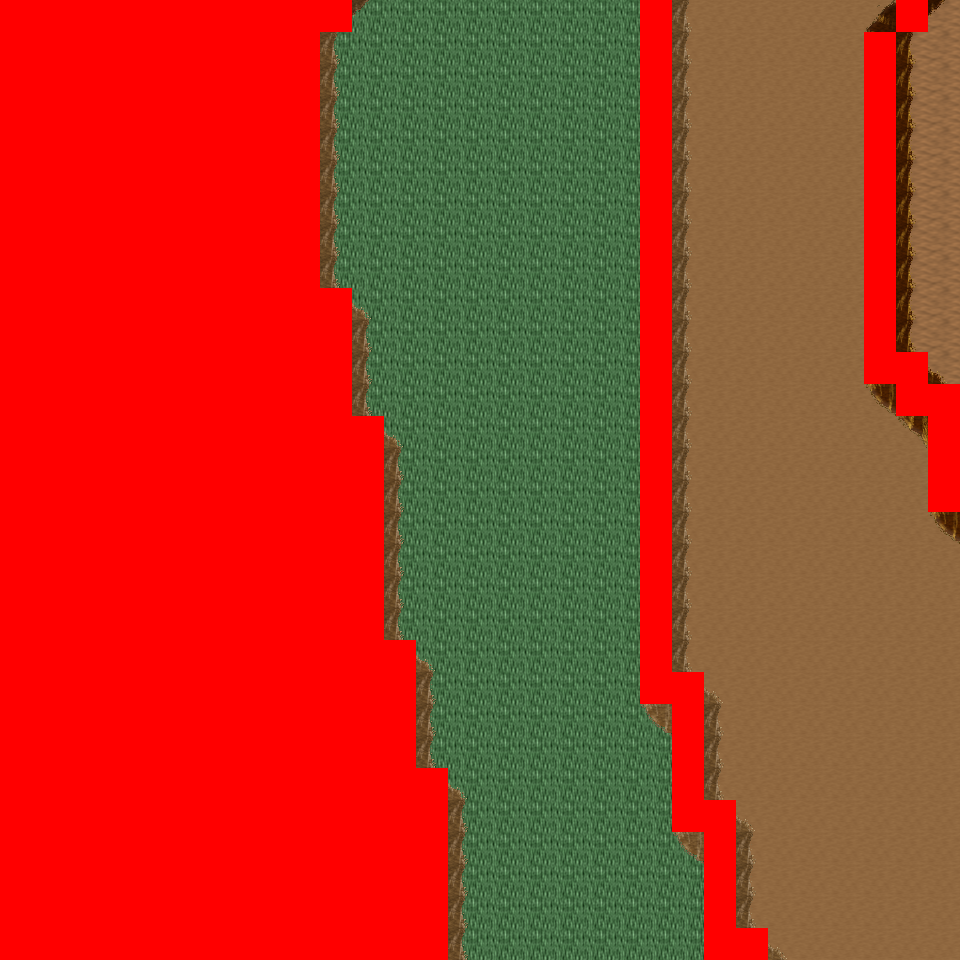

This is a level from a 2D game, rendered from its Tiled map with the project's own tilesets. A one-line summary and the map file follow, with tile-layer data summarised:
An orthogonal 30x30 tile map with 32x32 px tiles, 6 tile layers (Ground, Object, Object2, Above, ...), 8 tilesets and 7 objects (7x mapExit).

<map version="1.0" orientation="orthogonal" renderorder="right-down" width="30" height="30" tilewidth="32" tileheight="32" nextobjectid="8">
  <tileset firstgid="1" name="tileset_logic_collision" tilewidth="32" tileheight="32" tilecount="1" columns="1">
    <image source="../drawable/tileset_logic_collision.png" width="32" height="32" />
  </tileset>
  <tileset firstgid="2" name="tileset_ground_ground" tilewidth="32" tileheight="32" tilecount="33" columns="3">
    <image source="../drawable/tileset_ground_ground.png" width="96" height="352" />
  </tileset>
  <tileset firstgid="35" name="tileset_ground_ridge_earth_pale" tilewidth="32" tileheight="32" tilecount="96" columns="12">
    <image source="../drawable/tileset_ground_ridge_earth_pale.png" width="384" height="256" />
  </tileset>
  <tileset firstgid="131" name="tileset_ground_ridge_earth_dark" tilewidth="32" tileheight="32" tilecount="96" columns="12">
    <image source="../drawable/tileset_ground_ridge_earth_dark.png" width="384" height="256" />
  </tileset>
  <tileset firstgid="227" name="tileset_terrain_desert" tilewidth="32" tileheight="32" tilecount="88" columns="8">
    <image source="../drawable/tileset_terrain_desert.png" width="256" height="352" />
  </tileset>
  <tileset firstgid="315" name="tileset_plant_tree_tree_darkgreen" tilewidth="32" tileheight="32" tilecount="88" columns="8">
    <image source="../drawable/tileset_plant_tree_tree_darkgreen.png" width="256" height="352" />
  </tileset>
  <tileset firstgid="403" name="tileset_ground_sand_2" tilewidth="32" tileheight="32" tilecount="15" columns="5">
    <image source="../drawable/tileset_ground_sand_2.png" width="160" height="96" />
  </tileset>
  <tileset firstgid="418" name="tileset_plant_cactus_2" tilewidth="32" tileheight="32" tilecount="10" columns="5">
    <image source="../drawable/tileset_plant_cactus_2.png" width="160" height="64" />
  </tileset>
  <layer name="Ground" width="30" height="30">
    <data>[900 cells, 900 non-empty, 4 distinct tile ids]</data>
  </layer>
  <layer name="Object" width="30" height="30">
    <data>[900 cells, 250 non-empty, 35 distinct tile ids]</data>
  </layer>
  <layer name="Object2" width="30" height="30">
    <data>[900 cells, 0 non-empty, 0 distinct tile ids]</data>
  </layer>
  <layer name="Above" width="30" height="30">
    <data>[900 cells, 207 non-empty, 22 distinct tile ids]</data>
  </layer>
  <layer name="Above2" width="30" height="30">
    <data>[900 cells, 0 non-empty, 0 distinct tile ids]</data>
  </layer>
  <layer name="Walkable" width="30" height="30">
    <data>[900 cells, 406 non-empty, 1 distinct tile ids]</data>
  </layer>
  <objectgroup name="MapEvents">
    <object id="1" name="north" type="mapExit" x="352" y="0" width="288" height="32">
      <properties>
        <property name="map" value="level_0_x0_y111" />
        <property name="x" value="11" />
        <property name="y" value="28" />
      </properties>
    </object>
    <object id="2" name="north2" type="mapExit" x="672" y="0" width="224" height="32">
      <properties>
        <property name="map" value="level_0_x0_y111" />
        <property name="x" value="21" />
        <property name="y" value="28" />
      </properties>
    </object>
    <object id="3" name="north3" type="mapExit" x="928" y="0" width="32" height="32">
      <properties>
        <property name="map" value="level_0_x0_y111" />
        <property name="x" value="29" />
        <property name="y" value="28" />
      </properties>
    </object>
    <object id="4" name="south" type="mapExit" x="448" y="928" width="256" height="32">
      <properties>
        <property name="map" value="level_0_x0_y113" />
        <property name="x" value="14" />
        <property name="y" value="1" />
      </properties>
    </object>
    <object id="5" name="south2" type="mapExit" x="768" y="928" width="192" height="32">
      <properties>
        <property name="map" value="level_0_x0_y113" />
        <property name="x" value="24" />
        <property name="y" value="1" />
      </properties>
    </object>
    <object id="6" name="east" type="mapExit" x="928" y="0" width="32" height="384">
      <properties>
        <property name="map" value="level_0_x1_y112" />
        <property name="x" value="1" />
        <property name="y" value="0" />
      </properties>
    </object>
    <object id="7" name="east2" type="mapExit" x="928" y="512" width="32" height="448">
      <properties>
        <property name="map" value="level_0_x1_y112" />
        <property name="x" value="1" />
        <property name="y" value="16" />
      </properties>
    </object>
  </objectgroup>
</map>
